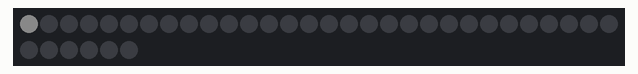
Simulated run of this program. Board: ESP32 board running MicroPython. Shown: 36 RGB LEDs in strip order, left to right, continuing on the next row. Dim RGB values are drawn brighter than linear. At 10.2 s the program stops and its outputs stay as they are.

Above: at 0.05 s.
At 0.86 s:
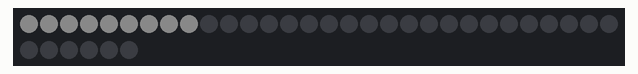
At 1.77 s:
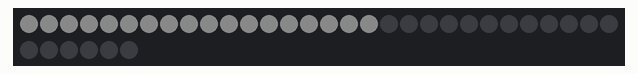
At 3.6 s:
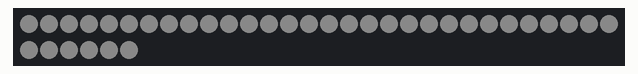
At 6.12 s:
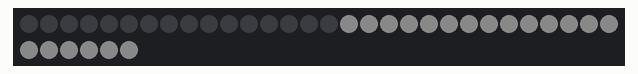
At 7.4 s:
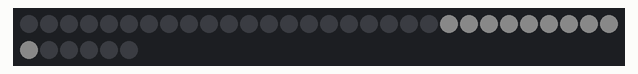

The program:

testLeds.py
```python
import machine, neopixel
from time import sleep_ms


def cl():
    for l in range(0, 36):
        np[l] = (0, 0, 0)
        np.write()
        sleep_ms(20)
"""
for i in range(0, 100, 5):
    for j in range(0, 100, 5):
        for k in range(0,100, 5):
            np[0] = (i, j, k)
            sleep_ms(2)
            np.write()

"""
np = neopixel.NeoPixel(machine.Pin(4), 36)

for l in range(0, 36):
    np[l] = (10, 10, 10)
    np.write()
    sleep_ms(100)

sleep_ms(2000)

cl()
for l in range(30, 20, -1):
    np[l] = (10, 10, 10)
    np.write()
    sleep_ms(100)

sleep_ms(2000)
cl()
```
